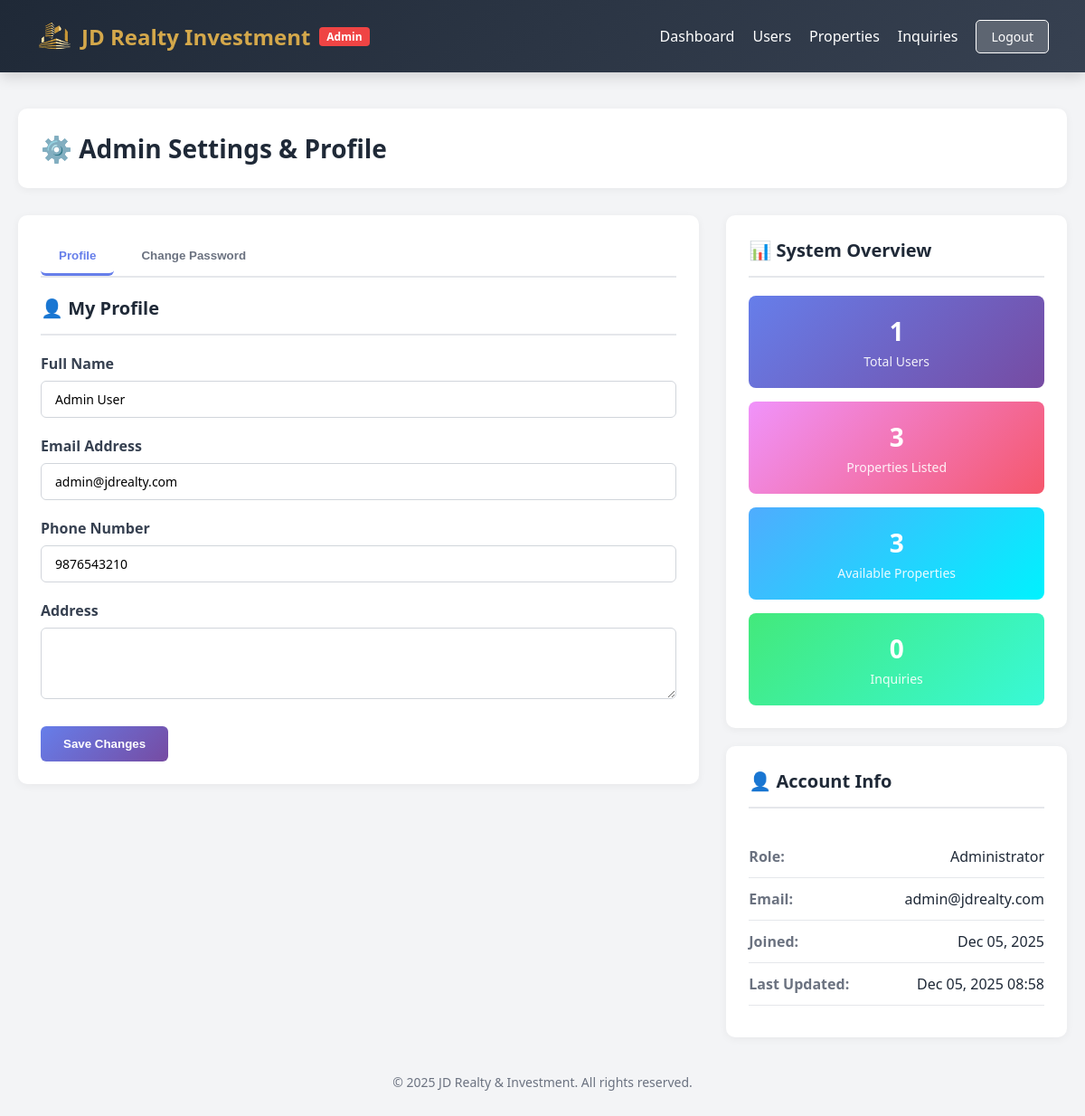
/admin/admin-settings.php (signed in), run on the app's committed database.
### tables this page shows
CREATE TABLE IF NOT EXISTS users (
    id INT PRIMARY KEY AUTO_INCREMENT,
    name VARCHAR(255) NOT NULL,
    email VARCHAR(255) UNIQUE NOT NULL,
    password VARCHAR(255) NOT NULL,
    phone VARCHAR(20),
    address TEXT,
    role ENUM('user', 'admin') DEFAULT 'user',
    created_at TIMESTAMP DEFAULT CURRENT_TIMESTAMP,
    updated_at TIMESTAMP DEFAULT CURRENT_TIMESTAMP ON UPDATE CURRENT_TIMESTAMP,
    INDEX idx_email (email),
    INDEX idx_role (role)
);

### admin/admin-settings.php (the view, shortened to what this page needs)
<?php
include('../includes/config.php');
$admin_id = isset($_SESSION['admin_id']) ? $_SESSION['admin_id'] : (isset($_SESSION['user_id']) ? $_SESSION['user_id'] : 0);
$query = "SELECT * FROM users WHERE id=" . intval($admin_id);
$result = $conn->query($query);
if (!$result) {
    $error = "Database error: " . $conn->error;
    $admin = [];
} else {
    $admin = $result->fetch_assoc();
}
$total_users = $conn->query("SELECT COUNT(*) as count FROM users WHERE role='user'")->fetch_assoc()['count'];
$total_properties = $conn->query("SELECT COUNT(*) as count FROM properties")->fetch_assoc()['count'];
$total_inquiries = $conn->query("SELECT COUNT(*) as count FROM inquiries")->fetch_assoc()['count'];
$available_properties = $conn->query("SELECT COUNT(*) as count FROM properties WHERE status='available'")->fetch_assoc()['count'];
?>
<!DOCTYPE html>
<html lang="en">
<head>
</head>
<body>
    <div class="navbar">
        <div class="logo" style="display: flex; align-items: center; gap: 10px;">
            <img src="../images/jd-logo.svg?v=20251203" alt="JD Realty" style="width: 40px; height: 40px;">
            <span style="color: #d4a84b; font-weight: bold;">JD Realty Investment</span>
            <span style="background: #ef4444; color: white; padding: 2px 8px; border-radius: 4px; font-size: 12px;">Admin</span>
        </div>
        <div class="nav-links">
            <a href="dashboard.php">Dashboard</a>
            <a href="manage-users.php">Users</a>
            <a href="manage-properties.php">Properties</a>
            <a href="manage-inquiries.php">Inquiries</a>
            <a href="dashboard.php?logout=true" class="logout-btn">Logout</a>
        </div>
    </div>
    <div class="container">
        <div class="page-header">
            <h1>⚙️ Admin Settings & Profile</h1>
        </div>
        <div class="content-grid">
            <div>
                <div class="section">
                    <div class="tabs">
                        <button class="tab-btn active" onclick="switchTab('profile')">Profile</button>
                        <button class="tab-btn" onclick="switchTab('password')">Change Password</button>
                    </div>
                    <div id="profile" class="tab-content active">
                        <h2>👤 My Profile</h2>
                        <form method="POST">
                            <div class="form-group">
                                <label>Full Name</label>
                                <input type="text" name="name" value="<?php echo htmlspecialchars($admin['name']); ?>" required>
                            </div>
                            <div class="form-group">
                                <label>Email Address</label>
                                <input type="email" name="email" value="<?php echo htmlspecialchars($admin['email']); ?>" required>
                            </div>
                            <div class="form-group">
                                <label>Phone Number</label>
                                <input type="tel" name="phone" value="<?php echo htmlspecialchars($admin['phone'] ?? ''); ?>">
                            </div>
                            <div class="form-group">
                                <label>Address</label>
                                <textarea name="address" rows="3"><?php echo htmlspecialchars($admin['address'] ?? ''); ?></textarea>
                            </div>
                            <div class="button-group">
                                <button type="submit">Save Changes</button>
                            </div>
                        </form>
                    </div>
                </div>
            </div>
            <div>
                <div class="section">
                    <h2>📊 System Overview</h2>
                    <div class="stats-grid">
                        <div class="stat-card">
                            <h3><?php echo $total_users; ?></h3>
                            <p>Total Users</p>
                        </div>
                        <div class="stat-card" style="background: linear-gradient(135deg, #f093fb 0%, #f5576c 100%);">
                            <h3><?php echo $total_properties; ?></h3>
                            <p>Properties Listed</p>
                        </div>
                        <div class="stat-card" style="background: linear-gradient(135deg, #4facfe 0%, #00f2fe 100%);">
                            <h3><?php echo $available_properties; ?></h3>
                            <p>Available Properties</p>
                        </div>
                        <div class="stat-card" style="background: linear-gradient(135deg, #43e97b 0%, #38f9d7 100%);">
                            <h3><?php echo $total_inquiries; ?></h3>
                            <p>Inquiries</p>
                        </div>
                    </div>
                </div>
                <div class="section" style="margin-top: 20px;">
                    <h2>👤 Account Info</h2>
                    <div style="padding: 10px 0;">
                        <div class="info-row">
                            <span class="info-label">Role:</span>
                            <span class="info-value">Administrator</span>
                        </div>
                        <div class="info-row">
                            <span class="info-label">Email:</span>
                            <span class="info-value"><?php echo htmlspecialchars($admin['email']); ?></span>
                        </div>
                        <div class="info-row">
                            <span class="info-label">Joined:</span>
                            <span class="info-value"><?php echo date('M d, Y', strtotime($admin['created_at'])); ?></span>
                        </div>
                        <div class="info-row">
                            <span class="info-label">Last Updated:</span>
                            <span class="info-value"><?php echo date('M d, Y H:i', strtotime($admin['updated_at'])); ?></span>
                        </div>
                    </div>
                </div>
            </div>
        </div>
        <div class="footer">
            <p>&copy; 2025 JD Realty & Investment. All rights reserved.</p>
        </div>
    </div>
</body>
</html>

### admin/admin-settings.php (style rules this page uses)
* { margin: 0; padding: 0; box-sizing: border-box; }
body { font-family: 'Segoe UI', Tahoma, Geneva, Verdana, sans-serif; background-color: #f3f4f6; color: #1f2937; }
.navbar { background: linear-gradient(135deg, #1f2937 0%, #374151 100%); color: white; padding: 20px 40px; box-shadow: 0 5px 15px rgba(0, 0, 0, 0.15); display: flex; justify-content: space-between; align-items: center; }
.logo { font-size: 24px; font-weight: bold; display: flex; align-items: center; gap: 12px; }
.logo img { width: 55px; height: 55px; }
.nav-links { display: flex; gap: 20px; align-items: center; }
.nav-links a { color: white; text-decoration: none; font-weight: 500; transition: opacity 0.3s; }
.logout-btn { background: rgba(255, 255, 255, 0.2); color: white !important; border: 1px solid white; padding: 8px 16px; border-radius: 5px; cursor: pointer; text-decoration: none; font-size: 14px; }
.container { max-width: 1200px; margin: 0 auto; padding: 40px 20px; }
.page-header { background: white; padding: 25px; border-radius: 10px; margin-bottom: 30px; box-shadow: 0 2px 10px rgba(0, 0, 0, 0.05); }
.page-header h1 { font-size: 28px; color: #1f2937; }
.content-grid { display: grid; grid-template-columns: 2fr 1fr; gap: 30px; margin-bottom: 30px; }
.section { background: white; padding: 25px; border-radius: 10px; box-shadow: 0 2px 10px rgba(0, 0, 0, 0.05); }
.section h2 { font-size: 20px; margin-bottom: 20px; color: #1f2937; padding-bottom: 15px; border-bottom: 2px solid #e5e7eb; }
.form-group { margin-bottom: 20px; }
label { display: block; margin-bottom: 8px; font-weight: 600; color: #374151; }
input, textarea { width: 100%; padding: 10px 15px; border: 1px solid #d1d5db; border-radius: 6px; font-size: 14px; font-family: inherit; transition: border-color 0.3s; }
.button-group { display: flex; gap: 10px; margin-top: 25px; }
button { padding: 12px 25px; background: linear-gradient(135deg, #667eea 0%, #764ba2 100%); color: white; border: none; border-radius: 6px; cursor: pointer; font-weight: 600; transition: transform 0.3s, box-shadow 0.3s; }
.stats-grid { display: grid; grid-template-columns: 1fr; gap: 15px; }
.stat-card { background: linear-gradient(135deg, #667eea 0%, #764ba2 100%); padding: 20px; border-radius: 8px; color: white; text-align: center; }
.stat-card h3 { font-size: 28px; margin-bottom: 5px; }
.stat-card p { font-size: 14px; opacity: 0.9; }
.tabs { display: flex; gap: 10px; margin-bottom: 20px; border-bottom: 2px solid #e5e7eb; }
.tab-btn { padding: 12px 20px; background: none; border: none; border-bottom: 3px solid transparent; cursor: pointer; font-weight: 600; color: #6b7280; transition: all 0.3s; }
.tab-btn.active { color: #667eea; border-bottom-color: #667eea; }
.tab-content { display: none; }
.tab-content.active { display: block; }
.info-row { display: flex; justify-content: space-between; padding: 12px 0; border-bottom: 1px solid #e5e7eb; }
.info-label { font-weight: 600; color: #6b7280; }
.info-value { color: #1f2937; }
.footer { text-align: center; color: #6b7280; margin-top: 40px; font-size: 14px; }

### data on the page
users: name "Admin User", email "admin@jdrealty.com", phone "9876543210", created_at "Dec 05, 2025", updated_at "Dec 05, 2025 08:58"

### other printed values
$total_users "1"
$total_properties "3"
$available_properties "3"
$total_inquiries "0"
